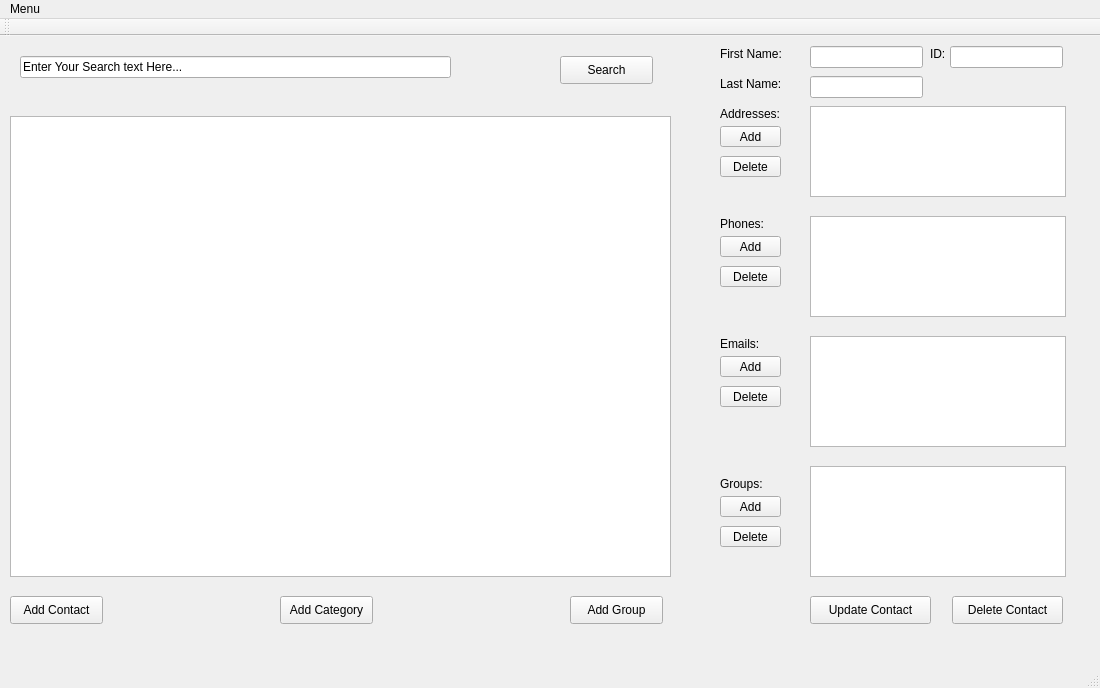
<?xml version="1.0" encoding="UTF-8"?>
<ui version="4.0">
 <class>MainWindow</class>
 <widget class="QMainWindow" name="MainWindow">
  <property name="geometry">
   <rect>
    <x>0</x>
    <y>0</y>
    <width>1100</width>
    <height>688</height>
   </rect>
  </property>
  <property name="windowTitle">
   <string>MainWindow</string>
  </property>
  <widget class="QWidget" name="centralWidget">
   <widget class="QPushButton" name="addCategoryButton">
    <property name="geometry">
     <rect>
      <x>280</x>
      <y>560</y>
      <width>93</width>
      <height>28</height>
     </rect>
    </property>
    <property name="text">
     <string>Add Category</string>
    </property>
   </widget>
   <widget class="QPushButton" name="addContactButton">
    <property name="geometry">
     <rect>
      <x>10</x>
      <y>560</y>
      <width>93</width>
      <height>28</height>
     </rect>
    </property>
    <property name="text">
     <string>Add Contact</string>
    </property>
   </widget>
   <widget class="QPushButton" name="addGroupButton">
    <property name="geometry">
     <rect>
      <x>570</x>
      <y>560</y>
      <width>93</width>
      <height>28</height>
     </rect>
    </property>
    <property name="text">
     <string>Add Group</string>
    </property>
   </widget>
   <widget class="QTableView" name="searchContactTable">
    <property name="geometry">
     <rect>
      <x>10</x>
      <y>80</y>
      <width>661</width>
      <height>461</height>
     </rect>
    </property>
   </widget>
   <widget class="QLineEdit" name="searchBar">
    <property name="geometry">
     <rect>
      <x>20</x>
      <y>20</y>
      <width>431</width>
      <height>22</height>
     </rect>
    </property>
    <property name="toolTip">
     <string/>
    </property>
    <property name="whatsThis">
     <string/>
    </property>
    <property name="text">
     <string>Enter Your Search text Here...</string>
    </property>
   </widget>
   <widget class="QPushButton" name="searchButton">
    <property name="geometry">
     <rect>
      <x>560</x>
      <y>20</y>
      <width>93</width>
      <height>28</height>
     </rect>
    </property>
    <property name="text">
     <string>Search</string>
    </property>
   </widget>
   <widget class="QLabel" name="firstNameLabel">
    <property name="geometry">
     <rect>
      <x>720</x>
      <y>10</y>
      <width>71</width>
      <height>16</height>
     </rect>
    </property>
    <property name="text">
     <string>First Name:</string>
    </property>
   </widget>
   <widget class="QLabel" name="lastNameLabel">
    <property name="geometry">
     <rect>
      <x>720</x>
      <y>40</y>
      <width>71</width>
      <height>16</height>
     </rect>
    </property>
    <property name="text">
     <string>Last Name:</string>
    </property>
   </widget>
   <widget class="QLabel" name="contactIdLabel">
    <property name="geometry">
     <rect>
      <x>930</x>
      <y>10</y>
      <width>21</width>
      <height>16</height>
     </rect>
    </property>
    <property name="text">
     <string>ID:</string>
    </property>
   </widget>
   <widget class="QLineEdit" name="firstName">
    <property name="geometry">
     <rect>
      <x>810</x>
      <y>10</y>
      <width>113</width>
      <height>22</height>
     </rect>
    </property>
   </widget>
   <widget class="QLineEdit" name="lastName">
    <property name="geometry">
     <rect>
      <x>810</x>
      <y>40</y>
      <width>113</width>
      <height>22</height>
     </rect>
    </property>
   </widget>
   <widget class="QLineEdit" name="contactId">
    <property name="geometry">
     <rect>
      <x>950</x>
      <y>10</y>
      <width>113</width>
      <height>22</height>
     </rect>
    </property>
    <property name="readOnly">
     <bool>true</bool>
    </property>
   </widget>
   <widget class="QListView" name="addressList">
    <property name="geometry">
     <rect>
      <x>810</x>
      <y>70</y>
      <width>256</width>
      <height>91</height>
     </rect>
    </property>
   </widget>
   <widget class="QLabel" name="addressLabel">
    <property name="geometry">
     <rect>
      <x>720</x>
      <y>70</y>
      <width>81</width>
      <height>16</height>
     </rect>
    </property>
    <property name="text">
     <string>Addresses:</string>
    </property>
   </widget>
   <widget class="QListView" name="phoneList">
    <property name="geometry">
     <rect>
      <x>810</x>
      <y>180</y>
      <width>256</width>
      <height>101</height>
     </rect>
    </property>
   </widget>
   <widget class="QLabel" name="phoneLabel">
    <property name="geometry">
     <rect>
      <x>720</x>
      <y>180</y>
      <width>55</width>
      <height>16</height>
     </rect>
    </property>
    <property name="text">
     <string>Phones:</string>
    </property>
   </widget>
   <widget class="QListView" name="emailList">
    <property name="geometry">
     <rect>
      <x>810</x>
      <y>300</y>
      <width>256</width>
      <height>111</height>
     </rect>
    </property>
   </widget>
   <widget class="QLabel" name="emailLabel">
    <property name="geometry">
     <rect>
      <x>720</x>
      <y>300</y>
      <width>55</width>
      <height>16</height>
     </rect>
    </property>
    <property name="text">
     <string>Emails:</string>
    </property>
   </widget>
   <widget class="QListView" name="groupList">
    <property name="geometry">
     <rect>
      <x>810</x>
      <y>430</y>
      <width>256</width>
      <height>111</height>
     </rect>
    </property>
   </widget>
   <widget class="QLabel" name="groupLabel">
    <property name="geometry">
     <rect>
      <x>720</x>
      <y>440</y>
      <width>55</width>
      <height>16</height>
     </rect>
    </property>
    <property name="text">
     <string>Groups:</string>
    </property>
   </widget>
   <widget class="QPushButton" name="updateContactButton">
    <property name="geometry">
     <rect>
      <x>810</x>
      <y>560</y>
      <width>121</width>
      <height>28</height>
     </rect>
    </property>
    <property name="text">
     <string>Update Contact</string>
    </property>
   </widget>
   <widget class="QPushButton" name="deleteContactButton">
    <property name="geometry">
     <rect>
      <x>952</x>
      <y>560</y>
      <width>111</width>
      <height>28</height>
     </rect>
    </property>
    <property name="text">
     <string>Delete Contact</string>
    </property>
   </widget>
   <widget class="QPushButton" name="addAddressButton">
    <property name="geometry">
     <rect>
      <x>720</x>
      <y>90</y>
      <width>61</width>
      <height>21</height>
     </rect>
    </property>
    <property name="text">
     <string>Add</string>
    </property>
   </widget>
   <widget class="QPushButton" name="addPhoneButton">
    <property name="geometry">
     <rect>
      <x>720</x>
      <y>200</y>
      <width>61</width>
      <height>21</height>
     </rect>
    </property>
    <property name="text">
     <string>Add</string>
    </property>
   </widget>
   <widget class="QPushButton" name="addEmailButton">
    <property name="geometry">
     <rect>
      <x>720</x>
      <y>320</y>
      <width>61</width>
      <height>21</height>
     </rect>
    </property>
    <property name="text">
     <string>Add</string>
    </property>
   </widget>
   <widget class="QPushButton" name="addGroupButton_2">
    <property name="geometry">
     <rect>
      <x>720</x>
      <y>460</y>
      <width>61</width>
      <height>21</height>
     </rect>
    </property>
    <property name="text">
     <string>Add</string>
    </property>
   </widget>
   <widget class="QPushButton" name="deleteAddressButton">
    <property name="geometry">
     <rect>
      <x>720</x>
      <y>120</y>
      <width>61</width>
      <height>21</height>
     </rect>
    </property>
    <property name="text">
     <string>Delete</string>
    </property>
   </widget>
   <widget class="QPushButton" name="deletePhoneButton">
    <property name="geometry">
     <rect>
      <x>720</x>
      <y>230</y>
      <width>61</width>
      <height>21</height>
     </rect>
    </property>
    <property name="text">
     <string>Delete</string>
    </property>
   </widget>
   <widget class="QPushButton" name="deleteEmailButton">
    <property name="geometry">
     <rect>
      <x>720</x>
      <y>350</y>
      <width>61</width>
      <height>21</height>
     </rect>
    </property>
    <property name="text">
     <string>Delete</string>
    </property>
   </widget>
   <widget class="QPushButton" name="deleteGroupButton">
    <property name="geometry">
     <rect>
      <x>720</x>
      <y>490</y>
      <width>61</width>
      <height>21</height>
     </rect>
    </property>
    <property name="text">
     <string>Delete</string>
    </property>
   </widget>
  </widget>
  <widget class="QMenuBar" name="menuBar">
   <property name="geometry">
    <rect>
     <x>0</x>
     <y>0</y>
     <width>1100</width>
     <height>26</height>
    </rect>
   </property>
   <widget class="QMenu" name="menuSearch_Contacts">
    <property name="title">
     <string>Menu</string>
    </property>
    <addaction name="actionExit"/>
   </widget>
   <addaction name="menuSearch_Contacts"/>
  </widget>
  <widget class="QToolBar" name="mainToolBar">
   <attribute name="toolBarArea">
    <enum>TopToolBarArea</enum>
   </attribute>
   <attribute name="toolBarBreak">
    <bool>false</bool>
   </attribute>
  </widget>
  <widget class="QStatusBar" name="statusBar"/>
  <action name="actionExit">
   <property name="text">
    <string>Exit</string>
   </property>
   <property name="shortcut">
    <string>Esc</string>
   </property>
  </action>
 </widget>
 <layoutdefault spacing="6" margin="11"/>
 <resources/>
 <connections/>
</ui>
